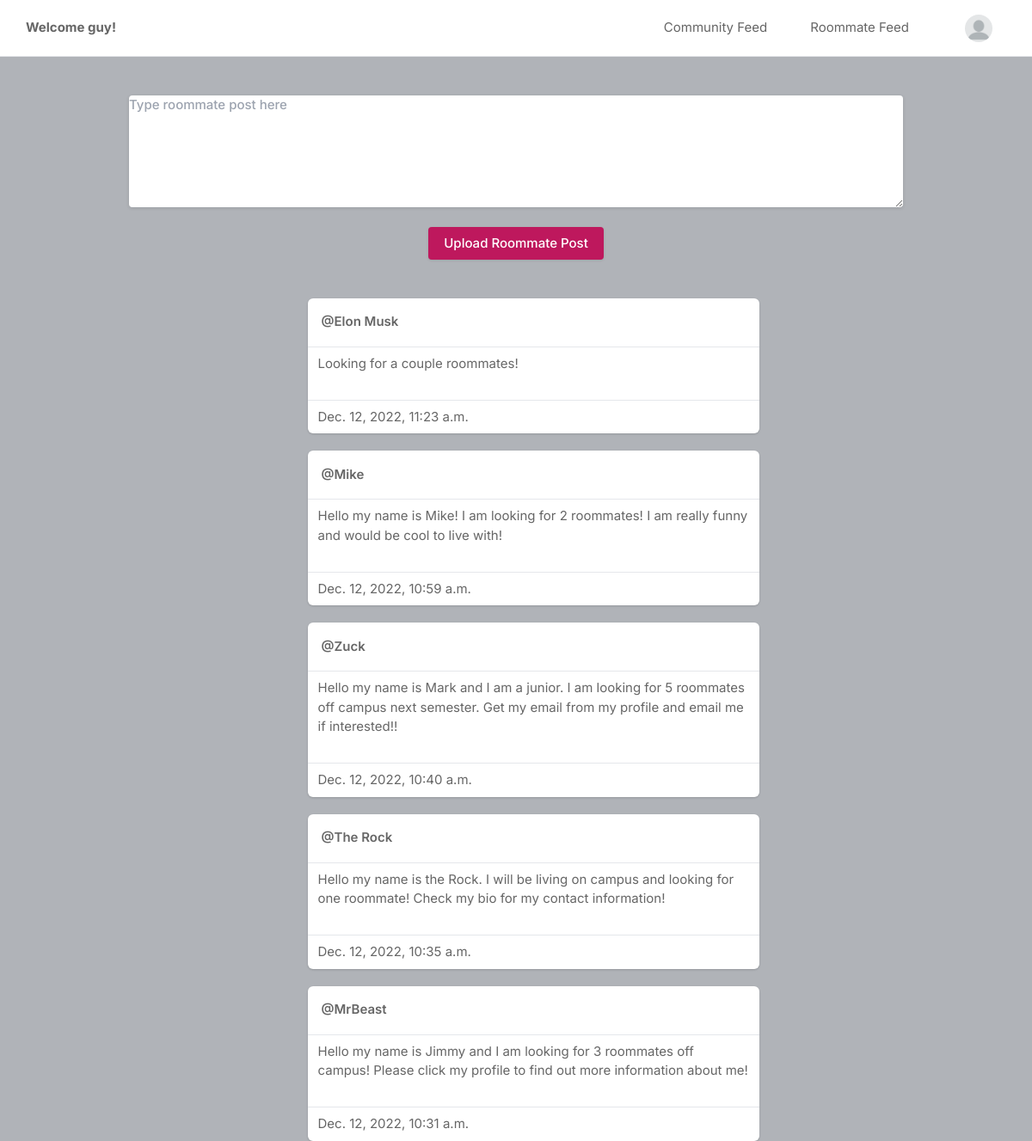
The page /roommate_feed (signed in) on the database its author committed.
### core/models.py (models this page shows, shortened)
class Profile(models.Model):
    user = models.ForeignKey(User, on_delete=models.CASCADE)
    id_user = models.IntegerField()
    bio = models.TextField(blank=True)
    gender = models.TextField(blank=True)
    location = models.TextField(blank=True)
    profileimg = models.ImageField(upload_to='profile_images', default='blank-profile-picture.png')
    age = models.TextField(blank=True)
    sleeping_habits = models.TextField(blank=True)
    number_of_roommates = models.TextField(blank=True)
    personality_types = models.TextField(blank=True)
    interests = models.TextField(blank=True)

class Roommate_Post(models.Model):
    id = models.UUIDField(primary_key=True, default=uuid.uuid4)
    user = models.CharField(max_length=100)
    caption = models.TextField()
    created_at = models.DateTimeField(default=datetime.now)

### core/views.py (the view)
# urls.py: path('roommate_feed', views.roommate_feed, name='roommate_feed'),
@login_required(login_url='signin')
def roommate_feed(request):
    user_object = User.objects.get(username=request.user.username)
    user_profile = Profile.objects.get(user=user_object)
    posts = Roommate_Post.objects.all().order_by('-created_at')
    return render(request, 'roommate_feed.html', {'user_profile': user_profile, 'posts': posts})

### templates/roommate_feed.html (shortened to what this page needs)
{% load static %}
<!DOCTYPE html>
<html lang="en">
<head>
    <link rel="stylesheet" href="{% static 'assets/css/icons.css' %}">
    <link rel="stylesheet" href="{% static 'assets/css/uikit.css' %}">
    <link rel="stylesheet" href="{% static 'assets/css/style.css' %}">
    <link rel="stylesheet" href="{% static 'assets/css/tailwind.css' %}">
</head>
<body>
            <header>
                <div class="header_inner">
                    <div class="left-side">
                        <b>Welcome {{user_profile.user.username}}!</b>
                    </div>
                    <div class="right-side lg:pr-4">
                        <a href="/">
                            Community Feed
                        </a>
                        <a href="/roommate_feed">
                            Roommate Feed
                        </a>
                        <a href="#">
                            <img src="{{user_profile.profileimg.url}}" class="header-avatar" alt="">
                        </a>
                    </div>
                </div>
            </header>
            <div class="container m-auto">
                <div class="flex flex-col choose-upload text-center">
                    <form action="roommate_upload" method="POST"enctype="multipart/form-data">
                    <div>
                        <textarea class="button soft-warning small" name="caption" placeholder="Type roommate post here"></textarea>
                    </div>
                    <br>
                    <button class="button bg-blue-700" type="submit">Upload Roommate Post</button>
                    </form>
                </div>
                <br>
                <br>
                <div class="lg:flex justify-center lg:space-x-10 lg:space-y-0 space-y-5">
                    <div class="space-y-5 flex-shrink-0 lg:w-7/12">
                        {% for post in posts %}
                        <div class="bg-white shadow rounded-md  -mx-2 lg:mx-0">
                            <div class="flex justify-between items-center px-4 py-3">
                                <div class="flex flex-1 items-center space-x-4">
                                    <span class="block font-semibold "><a href="/profile/{{post.user}}">@{{post.user}}</a></span>
                                </div>
                              <div>
                                <a href="#"> <i class="icon-feather-more-horizontal text-2xl hover:bg-gray-200 rounded-full p-2 transition -mr-1 "></i> </a>
                              </div>
                            </div>
                            <hr>
                            <div>
                                <a class="flex items-center px-3 py-2 text-black-500 rounded-md ">
                                    {{post.caption}}
                                </a>
                            </div>
                            <br>
                            <hr>
                            <div>
                                <a class="flex items-center px-3 py-2 text-black-500 rounded-md ">
                                    {{post.created_at}}
                                </a>
                            </div>
                        </div>
                        {% endfor %}
                    </div>
                    </div>
                </div>
</body>
</html>

### static/assets/css/style.css (style rules this page uses)
body { background-color: #B0B3B8!important; }
button { vertical-align: middle; }
span.button, button.button { background-color: #be185d; top: 0; color: #fff; position: relative; padding: 8px 18px; line-height: 22px; position: relative; font-weight: 500; font-size: 15px; display: inline-block; -webkit-transition: all 0.2s ease-in-out; transition: all 0.2s ease-in-out; cursor: pointer; overflow: hidden; border: none; border-radius: 4px; -webkit-box-shadow: 0 1px 3px rgba(0, 0, 0, 0.1); box-shadow: 0 1px 3px rgba(0, 0, 0, 0.1); }
textarea { height: 48px; line-height: 48px; padding: 0 20px; outline: none; font-size: 15px; color: #808080; margin: 0 0 16px 0; max-width: 100%; width: 100%; -webkit-box-sizing: border-box; box-sizing: border-box; display: block; background-color: #fff; font-weight: 500; opacity: 1; border-radius: 4px; border: none; -webkit-box-shadow: 0 1px 4px 0px rgba(0, 0, 0, 0.12); box-shadow: 0 1px 4px 0px rgba(0, 0, 0, 0.12); }
::placeholder { color: #808080; opacity: 1; }
textarea { height: auto; line-height: 27px; padding: 20px; min-height: 130px; -webkit-transition: none !important; transition: none !important; min-width: 100%; }
button { border: none; margin: 0; padding: 0; width: auto; overflow: visible; background: transparent; color: inherit; font: inherit; line-height: normal; cursor: pointer; }
a { color: #be185d; -webkit-transition: 0.3s; transition: 0.3s; outline: none !important; }
button { outline: none !important; }
img { max-width: 100%; }
body { color: #666; font-size: 15px; line-height: 27px; background-color: #f0f2f5; font-family: "Inter", sans-serif; text-transform: none; }
textarea, select { font-family: "Inter", sans-serif; text-transform: none; }
button, body .pac-container { font-family: "Inter", sans-serif; text-transform: none; }
b, strong { font-weight: 700 !important; }
@media (min-width: 1024px) { .container { max-width: 900px !important; padding-top: 45px; } }
header { background-color: #fff; left: 0; right: 0; top: 0; z-index: 99; height: 66px; display: -webkit-box; display: -ms-flexbox; display: flex; -webkit-box-align: center; -ms-flex-align: center; align-items: center; border-bottom: 1px solid #e5e7eb; }
header .header_inner { display: -webkit-box; display: -ms-flexbox; display: flex; -webkit-box-align: center; -ms-flex-align: center; align-items: center; max-width: 1090px; margin: auto; width: 100%; max-width: 100% !important; padding: 0 30px; }
header .header_inner .left-side { display: -webkit-box; display: -ms-flexbox; display: flex; -webkit-box-align: center; -ms-flex-align: center; align-items: center; }
header .header_inner .right-side { display: -webkit-box; display: -ms-flexbox; display: flex; -webkit-box-align: center; -ms-flex-align: center; align-items: center; -webkit-box-pack: end; -ms-flex-pack: end; justify-content: flex-end; margin-left: auto; }
header .header_inner .right-side .header-avatar { width: 32px; height: 32px; border-radius: 100%; margin-left: 15px; }

### rows shown on the page
Profile: user.username "guy", profileimg (placeholder picture)
Roommate_Post: user "Elon Musk", caption "Looking for a couple roommates!", created_at "Dec. 12, 2022, 11:23 a.m."
Roommate_Post: user "Mike", caption "Hello my name is Mike! I am looking for 2 roommates! I am really funny and would be cool to live with!", created_at "Dec. 12, 2022, 10:59 a.m."
Roommate_Post: user "Zuck", caption "Hello my name is Mark and I am a junior. I am looking for 5 roommates off campus next semester. Get my email from my profile and email me if interested!!", created_at "Dec. 12, 2022, 10:40 a.m."
Roommate_Post: user "The Rock", caption "Hello my name is the Rock. I will be living on campus and looking for one roommate! Check my bio for my contact information!", created_at "Dec. 12, 2022, 10:35 a.m."
Roommate_Post: user "MrBeast", caption "Hello my name is Jimmy and I am looking for 3 roommates off campus! Please click my profile to find out more information about me!", created_at "Dec. 12, 2022, 10:31 a.m."
